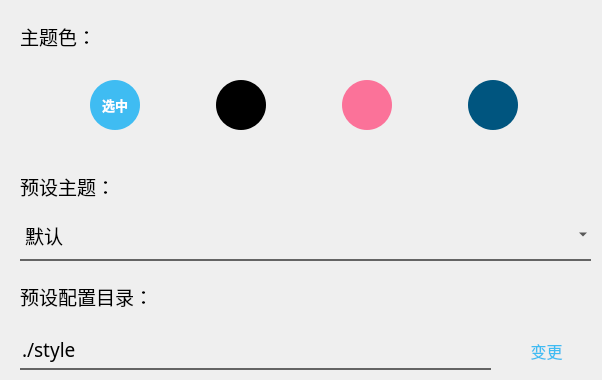
   <widget class="QWidget" name="style">
    <attribute name="title">
     <string>主题</string>
    </attribute>
    <widget class="QLabel" name="label_3">
     <property name="geometry">
      <rect>
       <x>20</x>
       <y>20</y>
       <width>120</width>
       <height>33</height>
      </rect>
     </property>
     <property name="maximumSize">
      <size>
       <width>120</width>
       <height>16777215</height>
      </size>
     </property>
     <property name="font">
      <font>
       <family>Microsoft JhengHei</family>
       <pointsize>14</pointsize>
      </font>
     </property>
     <property name="text">
      <string>主题色：</string>
     </property>
    </widget>
    <widget class="QWidget" name="widget" native="true">
     <property name="geometry">
      <rect>
       <x>20</x>
       <y>60</y>
       <width>571</width>
       <height>91</height>
      </rect>
     </property>
     <property name="font">
      <font>
       <pointsize>20</pointsize>
       <weight>75</weight>
       <bold>true</bold>
      </font>
     </property>
     <property name="styleSheet">
      <string notr="true">color: rgb(255, 255, 255);</string>
     </property>
     <layout class="QGridLayout" name="gridLayout_3">
      <item row="0" column="1">
       <widget class="QPushButton" name="c_2">
        <property name="minimumSize">
         <size>
          <width>50</width>
          <height>50</height>
         </size>
        </property>
        <property name="maximumSize">
         <size>
          <width>50</width>
          <height>50</height>
         </size>
        </property>
        <property name="font">
         <font>
          <pointsize>10</pointsize>
          <weight>75</weight>
          <bold>true</bold>
         </font>
        </property>
        <property name="styleSheet">
         <string notr="true">border-radius: 25px;
background-color: rgb(0, 0, 0);</string>
        </property>
        <property name="text">
         <string/>
        </property>
       </widget>
      </item>
      <item row="0" column="2">
       <widget class="QPushButton" name="c_4">
        <property name="minimumSize">
         <size>
          <width>50</width>
          <height>50</height>
         </size>
        </property>
        <property name="maximumSize">
         <size>
          <width>50</width>
          <height>50</height>
         </size>
        </property>
        <property name="font">
         <font>
          <pointsize>10</pointsize>
          <weight>75</weight>
          <bold>true</bold>
         </font>
        </property>
        <property name="styleSheet">
         <string notr="true">border-radius: 25px;
background-color: rgb(251, 114, 153)</string>
        </property>
        <property name="text">
         <string/>
        </property>
       </widget>
      </item>
      <item row="0" column="0">
       <widget class="QPushButton" name="c_1">
        <property name="minimumSize">
         <size>
          <width>50</width>
          <height>50</height>
         </size>
        </property>
        <property name="maximumSize">
         <size>
          <width>50</width>
          <height>50</height>
         </size>
        </property>
        <property name="font">
         <font>
          <pointsize>10</pointsize>
          <weight>75</weight>
          <bold>true</bold>
         </font>
        </property>
        <property name="styleSheet">
         <string notr="true">border-radius: 25px;
background-color: rgb(63, 188, 242);</string>
        </property>
        <property name="text">
         <string>选中</string>
        </property>
       </widget>
      </item>
      <item row="0" column="3">
       <widget class="QPushButton" name="c_3">
        <property name="minimumSize">
         <size>
          <width>50</width>
          <height>50</height>
         </size>
        </property>
        <property name="maximumSize">
         <size>
          <width>50</width>
          <height>50</height>
         </size>
        </property>
        <property name="font">
         <font>
          <pointsize>10</pointsize>
          <weight>75</weight>
          <bold>true</bold>
         </font>
        </property>
        <property name="styleSheet">
         <string notr="true">border-radius: 25px;
background-color: rgb(0, 85, 127);</string>
        </property>
        <property name="text">
         <string/>
        </property>
       </widget>
      </item>
     </layout>
    </widget>
    <widget class="QLabel" name="label_12">
     <property name="geometry">
      <rect>
       <x>20</x>
       <y>170</y>
       <width>120</width>
       <height>33</height>
      </rect>
     </property>
     <property name="maximumSize">
      <size>
       <width>120</width>
       <height>16777215</height>
      </size>
     </property>
     <property name="font">
      <font>
       <family>Microsoft JhengHei</family>
       <pointsize>14</pointsize>
      </font>
     </property>
     <property name="text">
      <string>预设主题：</string>
     </property>
    </widget>
    <widget class="QComboBox" name="style_combo">
     <property name="geometry">
      <rect>
       <x>20</x>
       <y>210</y>
       <width>571</width>
       <height>51</height>
      </rect>
     </property>
     <property name="font">
      <font>
       <family>Microsoft JhengHei</family>
       <pointsize>14</pointsize>
      </font>
     </property>
     <property name="styleSheet">
      <string notr="true">QComboBox{
background-color: rgb(255, 255, 255,0);
	color: rgb(0, 0, 0);
outline: none;
border: none;
border-bottom: 2px solid rgb(100, 100, 100);
selection-background-color: rgb(63, 188, 242);
}
QComboBox:hover{
border-bottom: 2px solid rgb(20, 20, 20);
}
QComboBox:focus{
border-bottom: 2px solid rgb(63, 188, 242);
}</string>
     </property>
     <item>
      <property name="text">
       <string>默认</string>
      </property>
     </item>
    </widget>
    <widget class="QLabel" name="label_13">
     <property name="geometry">
      <rect>
       <x>20</x>
       <y>280</y>
       <width>181</width>
       <height>33</height>
      </rect>
     </property>
     <property name="maximumSize">
      <size>
       <width>16777215</width>
       <height>16777215</height>
      </size>
     </property>
     <property name="font">
      <font>
       <family>Microsoft JhengHei</family>
       <pointsize>14</pointsize>
      </font>
     </property>
     <property name="text">
      <string>预设配置目录：</string>
     </property>
    </widget>
    <widget class="QLineEdit" name="style_file_path">
     <property name="geometry">
      <rect>
       <x>20</x>
       <y>330</y>
       <width>471</width>
       <height>40</height>
      </rect>
     </property>
     <property name="minimumSize">
      <size>
       <width>0</width>
       <height>40</height>
      </size>
     </property>
     <property name="font">
      <font>
       <family>Microsoft JhengHei</family>
       <pointsize>14</pointsize>
       <weight>50</weight>
       <bold>false</bold>
      </font>
     </property>
     <property name="styleSheet">
      <string notr="true">QLineEdit{
background-color: rgb(255, 255, 255,0);
	color: rgb(0, 0, 0);
outline: none;
border: none;
border-bottom: 2px solid rgb(100, 100, 100);
selection-background-color: rgb(63, 188, 242);
}
QLineEdit:hover{
border-bottom: 2px solid rgb(20, 20, 20);
}
QLineEdit:focus{
border-bottom: 2px solid rgb(63, 188, 242);
}</string>
     </property>
     <property name="text">
      <string>./style</string>
     </property>
     <property name="readOnly">
      <bool>true</bool>
     </property>
     <property name="placeholderText">
      <string>[默认]</string>
     </property>
    </widget>
    <widget class="QPushButton" name="change_path">
     <property name="geometry">
      <rect>
       <x>500</x>
       <y>330</y>
       <width>93</width>
       <height>41</height>
      </rect>
     </property>
     <property name="font">
      <font>
       <family>Microsoft YaHei</family>
       <pointsize>12</pointsize>
      </font>
     </property>
     <property name="styleSheet">
      <string notr="true">QPushButton{
background-color: rgba(225, 225, 225, 0);
color: rgb(63, 188, 242);
border:0;
}
QPushButton:hover{
background-color: rgb(225, 225, 225, 100);
}
QPushButton:pressed{
background-color: rgb(225, 225, 225, 200);
}</string>
     </property>
     <property name="text">
      <string>变更</string>
     </property>
    </widget>
   </widget>
